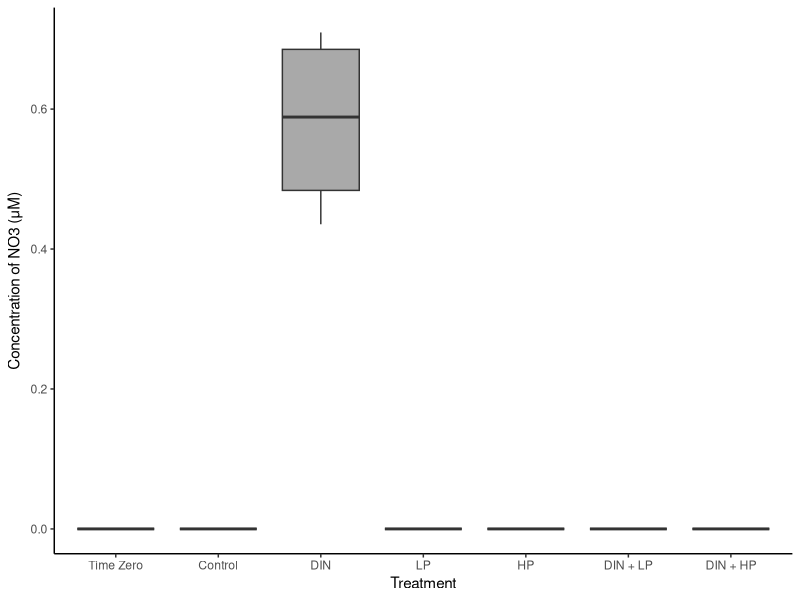
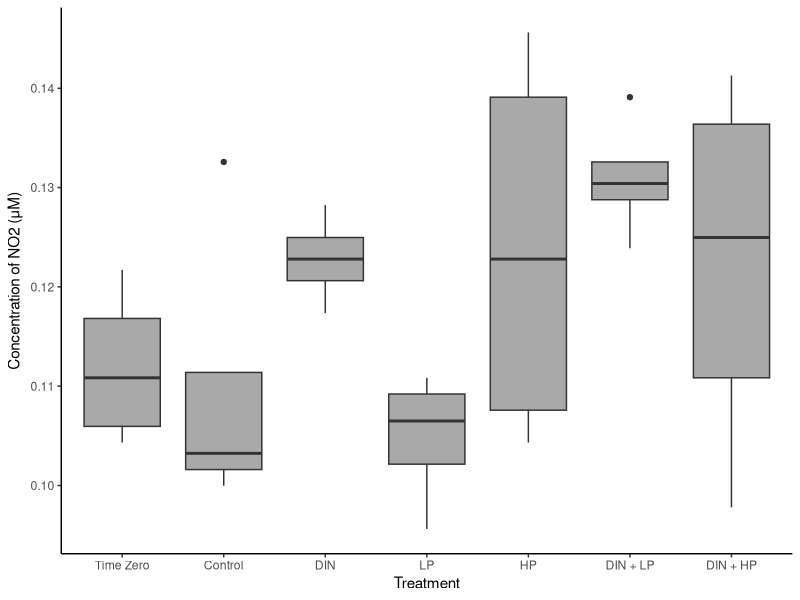
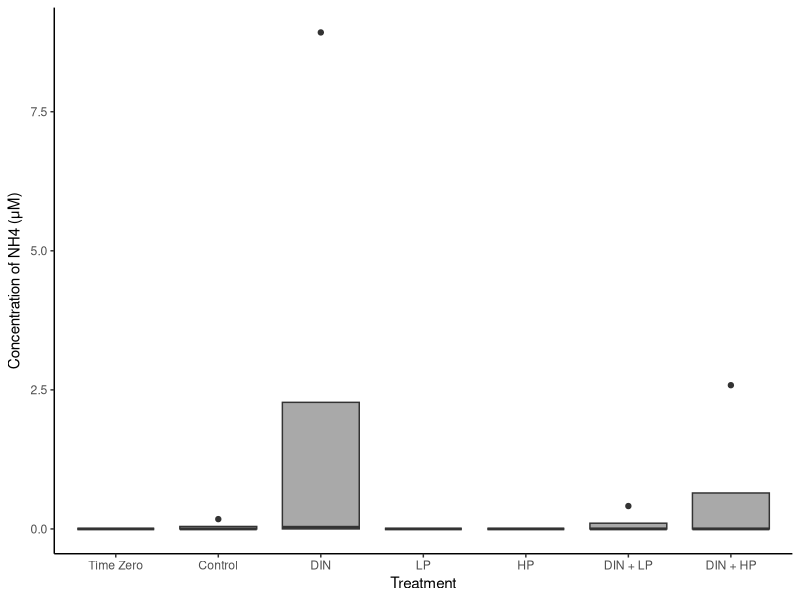
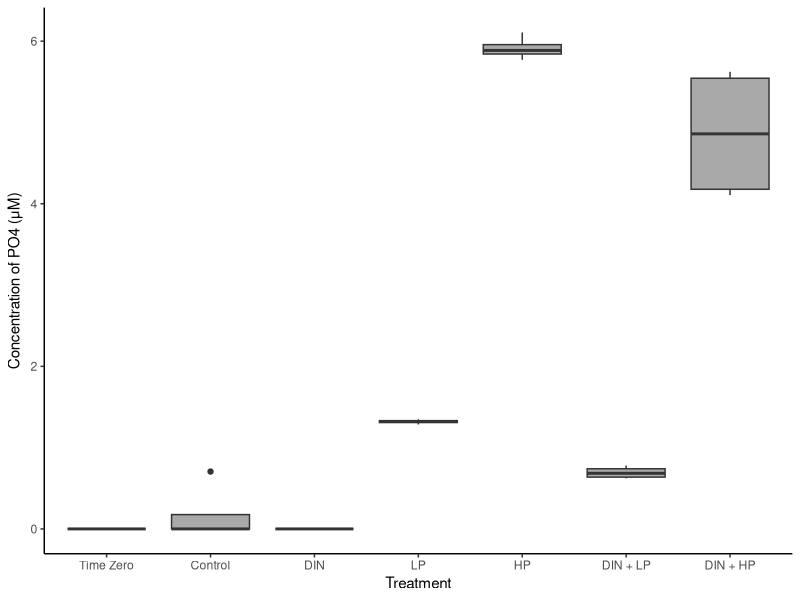

These figures' R source, in order:
#2023-08-16
#practice with bioassay 3 nutrients

library(tidyverse)
library(dplyr)
library(lubridate)
library(readxl)
library(ggplot2)
library(car)
library(rstatix)

install.packages("ggpubr")
library(ggpubr)

#import data

bioassay_3_nut = read_excel("data/bioassay_3_nutrients.xlsx")

summary(bioassay_3_nut)
glimpse(bioassay_3_nut)

#find average per treatment

bioassay_3_nut_avg = bioassay_3_nut %>%
  group_by(Sample_ID) %>%
  summarise(mean_NO3 = mean(NO3), mean_NO2 = mean(NO2), mean_NH3 = mean(NH3), mean_PO4 = mean(PO4)) 

bioassay_3_nut_avg

#bar graph:

bioassay_3_NO3 = ggplot() +
  geom_boxplot(aes(x = fct_relevel(Sample_ID, "T0", "Control", "DIN", "LP", "HP", "DIN_LP", "DIN_HP"), 
                   y = NO3),
               fill = "darkgrey",
               data = bioassay_3_nut) +
  xlab("Treatment") +
  ylab(expression(paste("Concentration of NO3 (\u03BCM)"))) +
  scale_x_discrete(labels= c("T0" = "Time Zero", "Control" = "Control", "DIN" = "DIN", "LP" = "LP", "HP" = "HP", "DIN_LP" = "DIN + LP", "DIN_HP" = "DIN + HP")) +
  theme_classic() 
ggsave(bioassay_3_NO3, filename = "figures/bioassay_3_NO3.png",
       device = "png", height = 7, width = 11)

bioassay_3_NO2 = ggplot() +
  geom_boxplot(aes(x = fct_relevel(Sample_ID, "T0", "Control", "DIN", "LP", "HP", "DIN_LP", "DIN_HP"), 
                   y = NO2),
               fill = "darkgrey",
               data = bioassay_3_nut) +
  xlab("Treatment") +
  ylab(expression(paste("Concentration of NO2 (\u03BCM)"))) +
  scale_x_discrete(labels= c("T0" = "Time Zero", "Control" = "Control", "DIN" = "DIN", "LP" = "LP", "HP" = "HP", "DIN_LP" = "DIN + LP", "DIN_HP" = "DIN + HP")) +
  theme_classic() 
ggsave(bioassay_3_NO2, filename = "figures/bioassay_3_NO2.png",
       device = "png", height = 7, width = 11)

bioassay_3_NH4 = ggplot() +
  geom_boxplot(aes(x = fct_relevel(Sample_ID, "T0", "Control", "DIN", "LP", "HP", "DIN_LP", "DIN_HP"), 
                   y = NH3),
               fill = "darkgrey",
               data = bioassay_3_nut) +
  xlab("Treatment") +
  ylab(expression(paste("Concentration of NH4 (\u03BCM)"))) +
  scale_x_discrete(labels= c("T0" = "Time Zero", "Control" = "Control", "DIN" = "DIN", "LP" = "LP", "HP" = "HP", "DIN_LP" = "DIN + LP", "DIN_HP" = "DIN + HP")) +
  theme_classic() 
ggsave(bioassay_3_NH4, filename = "figures/bioassay_3_NH4.png",
       device = "png", height = 7, width = 11)

bioassay_3_PO4 = ggplot() +
  geom_boxplot(aes(x = fct_relevel(Sample_ID, "T0", "Control", "DIN", "LP", "HP", "DIN_LP", "DIN_HP"), 
                   y = PO4),
               fill = "darkgrey",
               data = bioassay_3_nut) +
  xlab("Treatment") +
  ylab(expression(paste("Concentration of PO4 (\u03BCM)"))) +
  scale_x_discrete(labels= c("T0" = "Time Zero", "Control" = "Control", "DIN" = "DIN", "LP" = "LP", "HP" = "HP", "DIN_LP" = "DIN + LP", "DIN_HP" = "DIN + HP")) +
  theme_classic() 
ggsave(bioassay_3_PO4, filename = "figures/bioassay_3_PO4.png",
       device = "png", height = 7, width = 11)